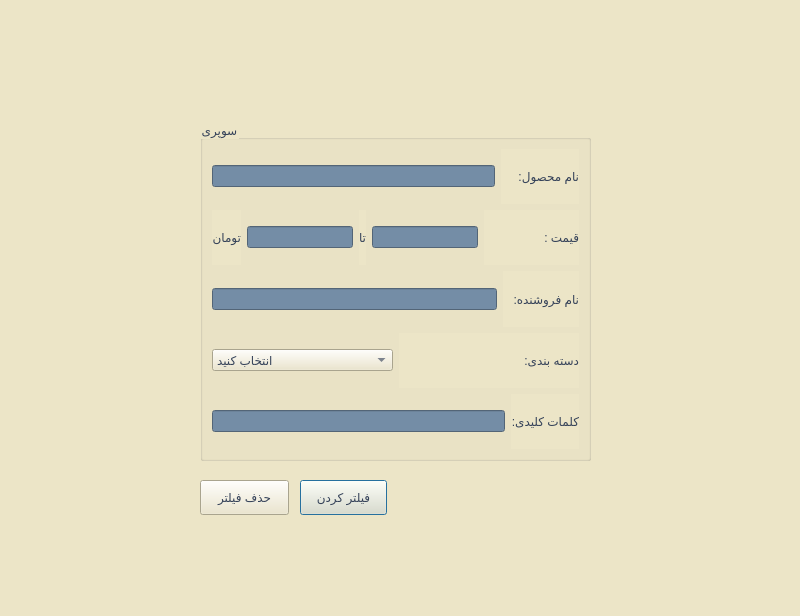
<?xml version="1.0" encoding="UTF-8"?>
<ui version="4.0">
 <class>super_filter</class>
 <widget class="QDialog" name="super_filter">
  <property name="geometry">
   <rect>
    <x>0</x>
    <y>0</y>
    <width>800</width>
    <height>616</height>
   </rect>
  </property>
  <property name="windowTitle">
   <string>Dialog</string>
  </property>
  <property name="styleSheet">
   <string notr="true">background-color: rgb(236, 229, 199);
</string>
  </property>
  <widget class="QPushButton" name="pushButton_2">
   <property name="geometry">
    <rect>
     <x>300</x>
     <y>480</y>
     <width>87</width>
     <height>35</height>
    </rect>
   </property>
   <property name="styleSheet">
    <string notr="true">color: rgb(53, 66, 89);
font: 11pt &quot;Lalezar&quot;;</string>
   </property>
   <property name="text">
    <string>فیلتر کردن</string>
   </property>
  </widget>
  <widget class="QGroupBox" name="groupBox">
   <property name="geometry">
    <rect>
     <x>200</x>
     <y>120</y>
     <width>391</width>
     <height>341</height>
    </rect>
   </property>
   <property name="styleSheet">
    <string notr="true">font: 12pt &quot;Lalezar&quot;;
color: rgb(53, 66, 89);
</string>
   </property>
   <property name="title">
    <string>سوپری</string>
   </property>
   <layout class="QVBoxLayout" name="verticalLayout">
    <item>
     <layout class="QHBoxLayout" name="horizontalLayout_4">
      <item>
       <widget class="QLineEdit" name="lineEdit">
        <property name="styleSheet">
         <string notr="true">background-color: rgb(116, 141, 166);</string>
        </property>
        <property name="text">
         <string/>
        </property>
       </widget>
      </item>
      <item>
       <widget class="QLabel" name="label">
        <property name="styleSheet">
         <string notr="true">color: rgb(53, 66, 89);
font: 11pt &quot;Lalezar&quot;;</string>
        </property>
        <property name="text">
         <string>نام محصول:     </string>
        </property>
       </widget>
      </item>
     </layout>
    </item>
    <item>
     <layout class="QHBoxLayout" name="horizontalLayout_3">
      <item>
       <widget class="QLabel" name="label_6">
        <property name="styleSheet">
         <string notr="true">color: rgb(53, 66, 89);
font: 11pt &quot;Lalezar&quot;;</string>
        </property>
        <property name="text">
         <string>تومان</string>
        </property>
       </widget>
      </item>
      <item>
       <widget class="QLineEdit" name="lineEdit_5">
        <property name="styleSheet">
         <string notr="true">background-color: rgb(116, 141, 166);</string>
        </property>
        <property name="text">
         <string/>
        </property>
       </widget>
      </item>
      <item>
       <widget class="QLabel" name="label_5">
        <property name="styleSheet">
         <string notr="true">color: rgb(53, 66, 89);
font: 11pt &quot;Lalezar&quot;;</string>
        </property>
        <property name="text">
         <string>تا</string>
        </property>
       </widget>
      </item>
      <item>
       <widget class="QLineEdit" name="lineEdit_2">
        <property name="styleSheet">
         <string notr="true">background-color: rgb(116, 141, 166);</string>
        </property>
        <property name="text">
         <string/>
        </property>
       </widget>
      </item>
      <item>
       <widget class="QLabel" name="label_2">
        <property name="styleSheet">
         <string notr="true">color: rgb(53, 66, 89);
font: 11pt &quot;Lalezar&quot;;</string>
        </property>
        <property name="text">
         <string>قیمت :                  </string>
        </property>
       </widget>
      </item>
     </layout>
    </item>
    <item>
     <layout class="QHBoxLayout" name="horizontalLayout_2">
      <item>
       <widget class="QLineEdit" name="lineEdit_3">
        <property name="styleSheet">
         <string notr="true">background-color: rgb(116, 141, 166);</string>
        </property>
        <property name="text">
         <string/>
        </property>
       </widget>
      </item>
      <item>
       <widget class="QLabel" name="label_3">
        <property name="styleSheet">
         <string notr="true">color: rgb(53, 66, 89);
font: 11pt &quot;Lalezar&quot;;</string>
        </property>
        <property name="text">
         <string>نام فروشنده:   </string>
        </property>
       </widget>
      </item>
     </layout>
    </item>
    <item>
     <layout class="QHBoxLayout" name="horizontalLayout">
      <item>
       <widget class="QComboBox" name="comboBox">
        <item>
         <property name="text">
          <string>انتخاب کنید</string>
         </property>
        </item>
        <item>
         <property name="text">
          <string>لبنیات</string>
         </property>
        </item>
        <item>
         <property name="text">
          <string>تنقلات</string>
         </property>
        </item>
        <item>
         <property name="text">
          <string>نان</string>
         </property>
        </item>
        <item>
         <property name="text">
          <string>شیرینی و دسر</string>
         </property>
        </item>
        <item>
         <property name="text">
          <string>کنسرو و غذای آماده</string>
         </property>
        </item>
        <item>
         <property name="text">
          <string>نوشیدنی</string>
         </property>
        </item>
        <item>
         <property name="text">
          <string>پروتئین و تخم مرغ</string>
         </property>
        </item>
       </widget>
      </item>
      <item>
       <widget class="QLabel" name="label_4">
        <property name="styleSheet">
         <string notr="true">color: rgb(53, 66, 89);
font: 11pt &quot;Lalezar&quot;;</string>
        </property>
        <property name="text">
         <string>دسته بندی: </string>
        </property>
       </widget>
      </item>
     </layout>
    </item>
    <item>
     <layout class="QHBoxLayout" name="horizontalLayout_5">
      <item>
       <widget class="QLineEdit" name="lineEdit_6">
        <property name="styleSheet">
         <string notr="true">background-color: rgb(116, 141, 166);</string>
        </property>
        <property name="text">
         <string/>
        </property>
       </widget>
      </item>
      <item>
       <widget class="QLabel" name="label_7">
        <property name="styleSheet">
         <string notr="true">color: rgb(53, 66, 89);
font: 11pt &quot;Lalezar&quot;;</string>
        </property>
        <property name="text">
         <string>کلمات کلیدی:</string>
        </property>
       </widget>
      </item>
     </layout>
    </item>
   </layout>
  </widget>
  <widget class="QPushButton" name="pushButton">
   <property name="geometry">
    <rect>
     <x>200</x>
     <y>480</y>
     <width>89</width>
     <height>35</height>
    </rect>
   </property>
   <property name="styleSheet">
    <string notr="true">color: rgb(53, 66, 89);
font: 11pt &quot;Lalezar&quot;;</string>
   </property>
   <property name="text">
    <string>حذف فیلتر</string>
   </property>
  </widget>
 </widget>
 <resources/>
 <connections/>
</ui>
